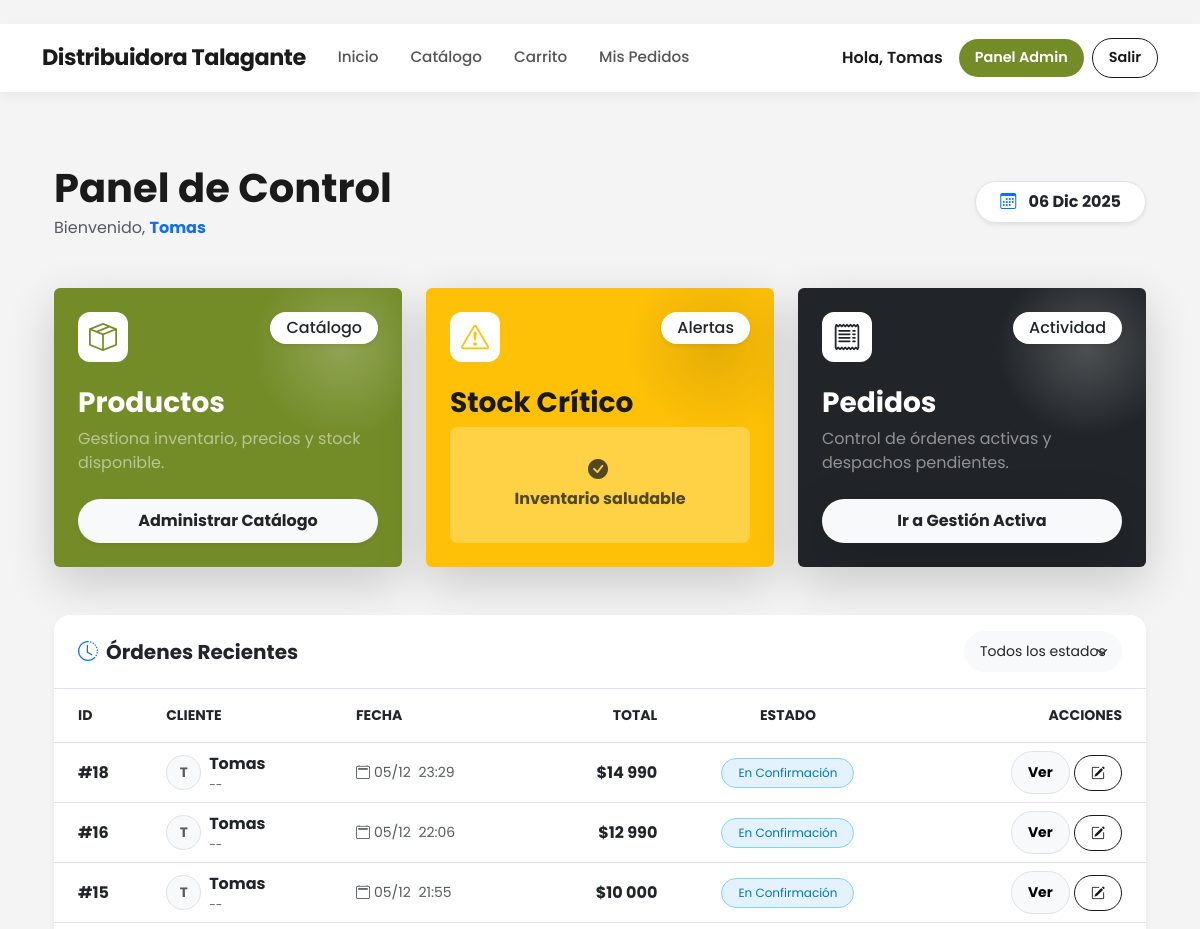
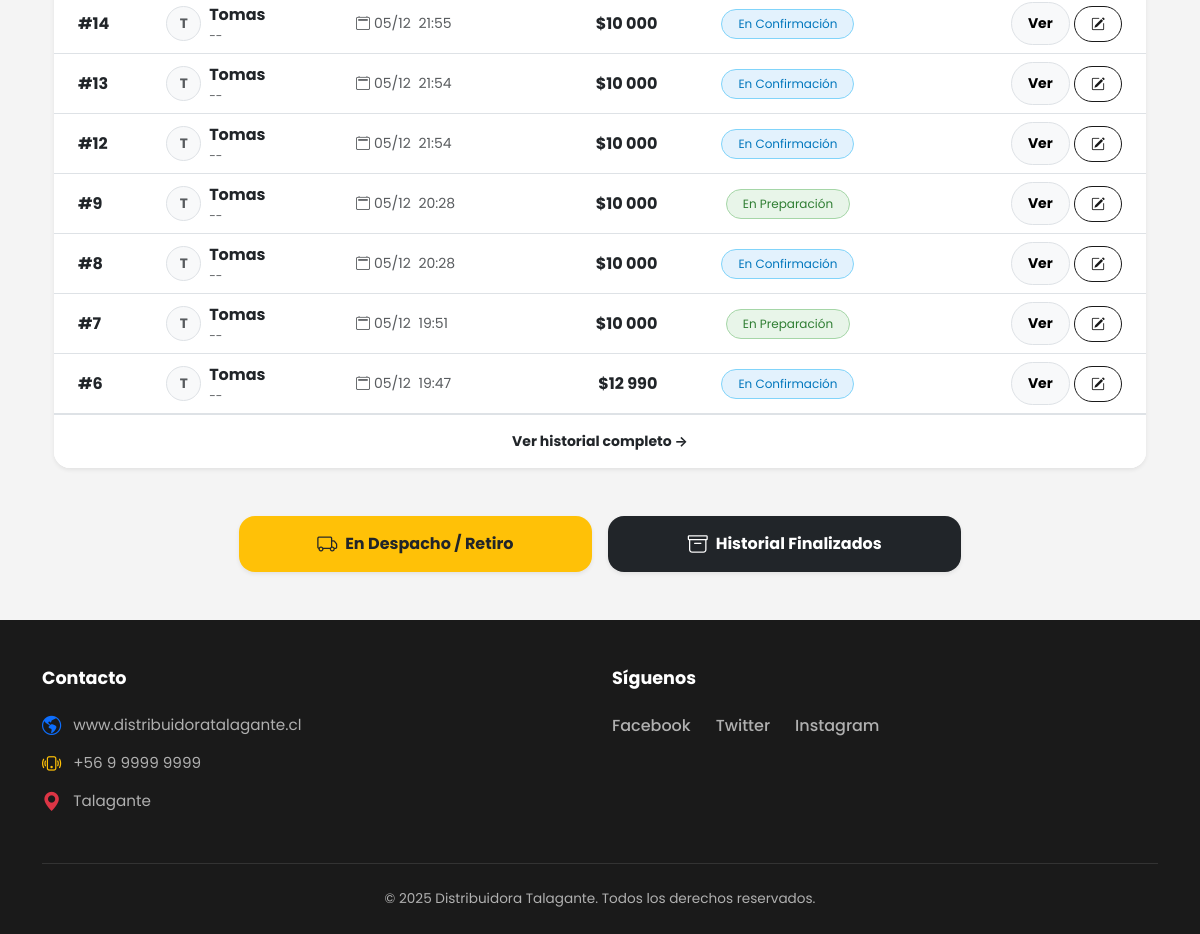
/admin_home/ (signed in), run on an earlier commit of the app's database (2 pictures, top to bottom).
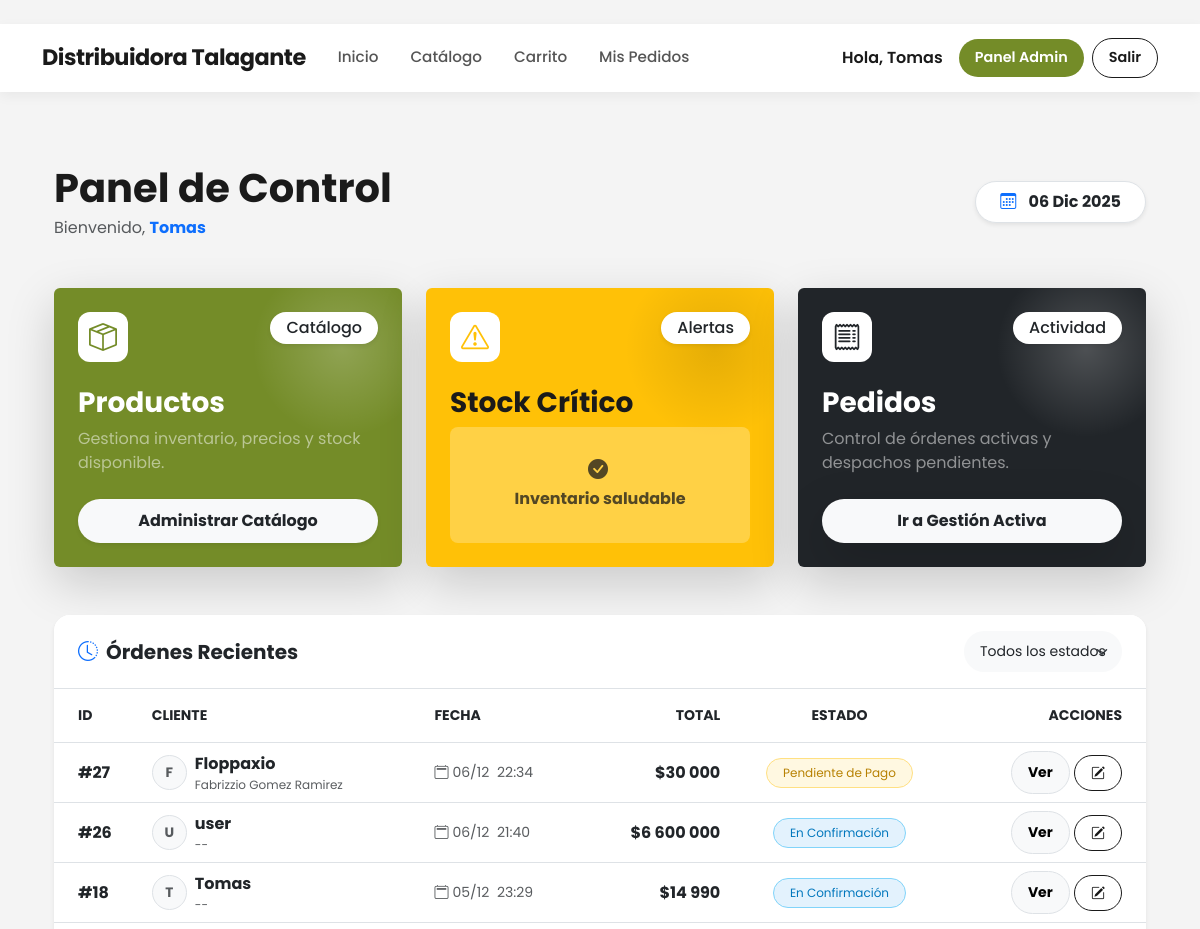
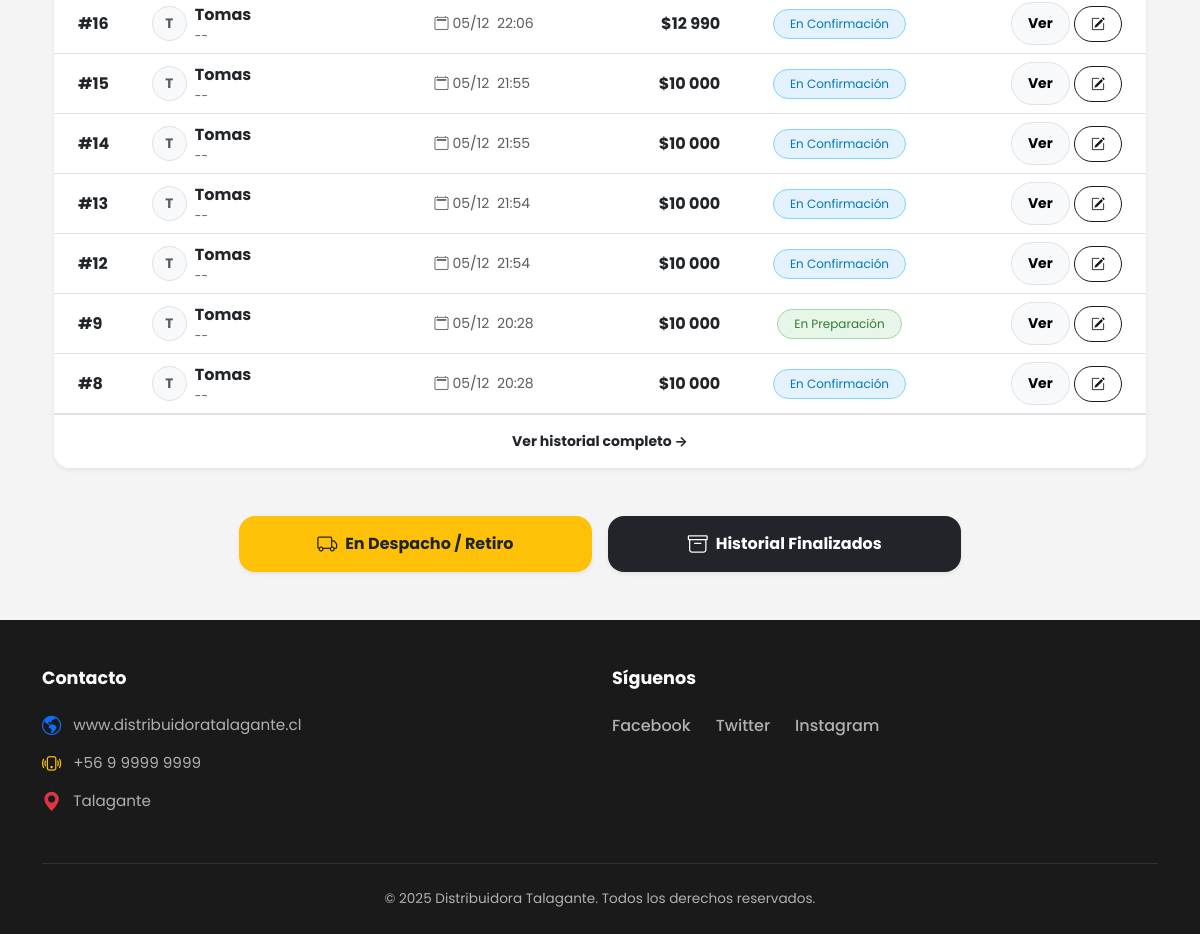
And on a later commit of the database (2 pictures, top to bottom).
### core/models.py (models this page shows, shortened)
class Orden(models.Model):
    ESTADOS = [
        ('pendiente', 'Pendiente de Pago'),
        ('confirmacion', 'En Confirmación'),
        ('preparacion', 'En Preparación'),
        ('despacho', 'En Despacho / Listo para Retiro'),
        ('cancelado', 'Cancelado'),
        ('completado', 'Completado'),
    ]
    METODOS_PAGO = [
        ('transferencia', 'Transferencia Bancaria'),
        ('efectivo', 'Pago en Efectivo (Retiro)'),
    ]
    usuario = models.ForeignKey(User, on_delete=models.CASCADE)
    fecha = models.DateTimeField(auto_now_add=True)
    estado = models.CharField(max_length=20, choices=ESTADOS, default='pendiente')
    total = models.DecimalField(max_digits=12, decimal_places=2)
    metodo_pago = models.CharField(max_length=20, choices=METODOS_PAGO, default='transferencia')
    instrucciones_transferencia = models.TextField(default="Realice transferencia a Cuenta Corriente XXXX-XXXX y envíe comprobante por WhatsApp.")
    comprobante = models.ImageField(upload_to='comprobantes/', blank=True, null=True, help_text="Foto del comprobante de pago")
    nota_comprobante = models.TextField(blank=True, null=True, help_text="Link o nota del comprobante (opcional)")
    mensaje_cliente = models.TextField(blank=True, help_text="Mensaje opcional del cliente")

class Perfil(models.Model):
    usuario = models.OneToOneField(User, on_delete=models.CASCADE, related_name='perfil')
    nombre = models.CharField("Nombre(s)", max_length=70)
    apellido_paterno = models.CharField("Apellido Paterno", max_length=50)
    apellido_materno = models.CharField("Apellido Materno", max_length=50, blank=True, null=True)
    rut = models.CharField(
        max_length=12,
        unique=True,
        validators=[RegexValidator(regex=r'^\d{7,8}-[\dKk]$', message='Formato RUT inválido')],
        help_text="Ejemplo: 11527103-2"
    )
    telefono = models.CharField(max_length=15, blank=True, null=True)
    es_admin = models.BooleanField(default=False)
    temp_token = models.CharField(max_length=100, blank=True, null=True)
    token_expira = models.DateTimeField(blank=True, null=True)
    def nombre_completo(self):
        if self.apellido_materno:
            return f"{self.nombre} {self.apellido_paterno} {self.apellido_materno}"
        return f"{self.nombre} {self.apellido_paterno}"
    nombre_completo.short_description = "Nombre Completo"
    class Meta:
        verbose_name_plural = "Perfiles"

### core/views.py (the view, shortened to what this page needs)
# urls.py: path('admin_home/', views.admin_home, name='admin_home'),
@login_required
@user_passes_test(is_superuser)
def admin_home(request):
    productos_bajo_stock = Producto.objects.filter(stock__lt=10)
    estado_filtro = request.GET.get('estado', '')  # Filtro por estado desde la URL
    ordenes_query = Orden.objects.filter(estado__in=['pendiente', 'confirmacion', 'preparacion'])
    if estado_filtro:
        ordenes_query = ordenes_query.filter(estado=estado_filtro)
    ordenes = ordenes_query.order_by('-fecha')
    paginator = Paginator(ordenes, 10)  # 10 órdenes por página
    page_number = request.GET.get('page')
    ordenes_paginated = paginator.get_page(page_number)
    item_id = request.GET.get('delete_item')
    orden_id = request.GET.get('delete_orden')
    context = {
        'productos_bajo_stock': productos_bajo_stock,
        'ordenes': ordenes_paginated,
        'estado_filtro': estado_filtro,
    }
    return render(request, 'core/admin_home.html', context)

### core/views.py (called while the page is built)
def is_superuser(user):
    return user.is_superuser

### core/templates/core/admin_home.html (shortened to what the changed rows need)
﻿{% extends 'core/base.html' %}
{% load static %}
{% load humanize %}
{% block content %}
<div class="container py-5 animate-fade-in">
    <div class="d-flex justify-content-between align-items-center mb-5">
        <div>
            <h1 class="fw-bold mb-1" style="color: #1a1a1a;">Panel de Control</h1>
        </div>
    </div>
    <div class="card border-0 shadow-sm rounded-4 overflow-hidden mb-5">
        <div class="table-responsive">
            <table class="table table-hover align-middle mb-0">
                <thead class="bg-light text-secondary text-uppercase small">
                    <tr>
                        <th class="ps-4 py-3">ID</th>
                        <th class="py-3">Cliente</th>
                        <th class="py-3">Fecha</th>
                        <th class="py-3 text-end">Total</th>
                        <th class="py-3 text-center">Estado</th>
                        <th class="pe-4 py-3 text-end">Acciones</th>
                    </tr>
                </thead>
                <tbody>
                    {% for o in ordenes %}
                    <tr>
                        <td class="ps-4 fw-bold text-dark">#{{ o.id }}</td>
                        <td>
                            <div class="d-flex align-items-center">
                                <div class="avatar-circle bg-light text-muted me-2 border">
                                    {{ o.usuario.username|make_list|first|upper }}
                                </div>
                                <div>
                                    <div class="fw-bold text-dark">{{ o.usuario.username }}</div>
                                    <small class="text-muted" style="font-size: 0.75rem;">{{ o.usuario.perfil.nombre_completo|default:"--" }}</small>
                                </div>
                            </div>
                        </td>
                        <td class="text-muted small">
                            <i class="bi bi-calendar2 me-1"></i>{{ o.fecha|date:"d/m" }}
                            <span class="ms-1">{{ o.fecha|time:"H:i" }}</span>
                        </td>
                        <td class="text-end fw-bold text-dark">
                            ${{ o.total|floatformat:0|intcomma }}
                        </td>
                        <td class="text-center">
                            <span class="badge rounded-pill px-3 py-2 fw-normal border
                                {% if o.estado == 'pendiente' %}bg-warning-subtle text-warning-emphasis border-warning-subtle
                                {% elif o.estado == 'confirmacion' %}bg-info-subtle text-info-emphasis border-info-subtle
                                {% elif o.estado == 'preparacion' %}bg-primary-subtle text-primary border-primary-subtle
                                {% elif o.estado == 'despacho' %}bg-orange-subtle text-orange-emphasis border-orange-subtle
                                {% elif o.estado == 'completado' %}bg-success-subtle text-success border-success-subtle
                                {% else %}bg-secondary-subtle text-secondary border-secondary-subtle{% endif %}">
                                {{ o.get_estado_display }}
                            </span>
                        </td>
                        <td class="pe-4 text-end">
                            <a href="{% url 'orden_detail' o.id %}" class="btn btn-light btn-sm border rounded-pill px-3 fw-bold btn-action">
                                Ver
                            </a>
                            <a href="{% url 'gestion_estados' %}?q={{ o.id }}" class="btn btn-outline-dark btn-sm rounded-pill px-3 fw-bold btn-action">
                                <i class="bi bi-pencil-square"></i>
                            </a>
                        </td>
                    </tr>
                    {% endfor %}
                </tbody>
            </table>
        </div>
    </div>
</div>
{% endblock %}

What changed in the data, as far as the page shows it:
no longer on this page (row unchanged): Orden: id "7", usuario.username|make_list "T", usuario.username "Tomas", usuario.perfil.nombre_completo "--", fecha "05/12", fecha "19:51", total "10 000", estado "En Preparación"
no longer on this page (row unchanged): Orden: id "6", usuario.username|make_list "T", usuario.username "Tomas", usuario.perfil.nombre_completo "--", fecha "05/12", fecha "19:47", total "12 990", estado "En Confirmación"
added Orden: id "27", usuario.username|make_list "F", usuario.username "Floppaxio", usuario.perfil.nombre_completo "Fabrizzio Gomez Ramirez", fecha "06/12", fecha "22:34", total "30 000", estado "Pendiente de Pago"
added Orden: id "26", usuario.username|make_list "U", usuario.username "user", usuario.perfil.nombre_completo "--", fecha "06/12", fecha "21:40", total "6 600 000", estado "En Confirmación"
